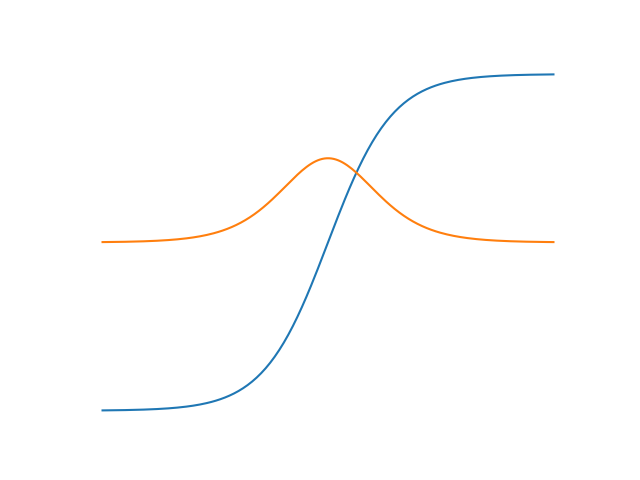

Reproduce this figure in Python.
import matplotlib.pyplot as plt

import minitf as tf


def tanh(x):
    y = tf.exp(-x)
    return (1.0 - y) / (1.0 + y)


x = tf.Tensor(tf.linspace(-7, 7, 200))
with tf.GradientTape() as tp:
    tanh_val = tanh(x)
    grad_tanh = tp.gradient(tanh_val, x)

# TODO: support high order derivative

plt.plot(x.numpy(), tanh_val.numpy(),
         x.numpy(), grad_tanh.numpy(),  # first derivative
         )

plt.axis('off')
plt.savefig("tanh.png")
plt.show()
